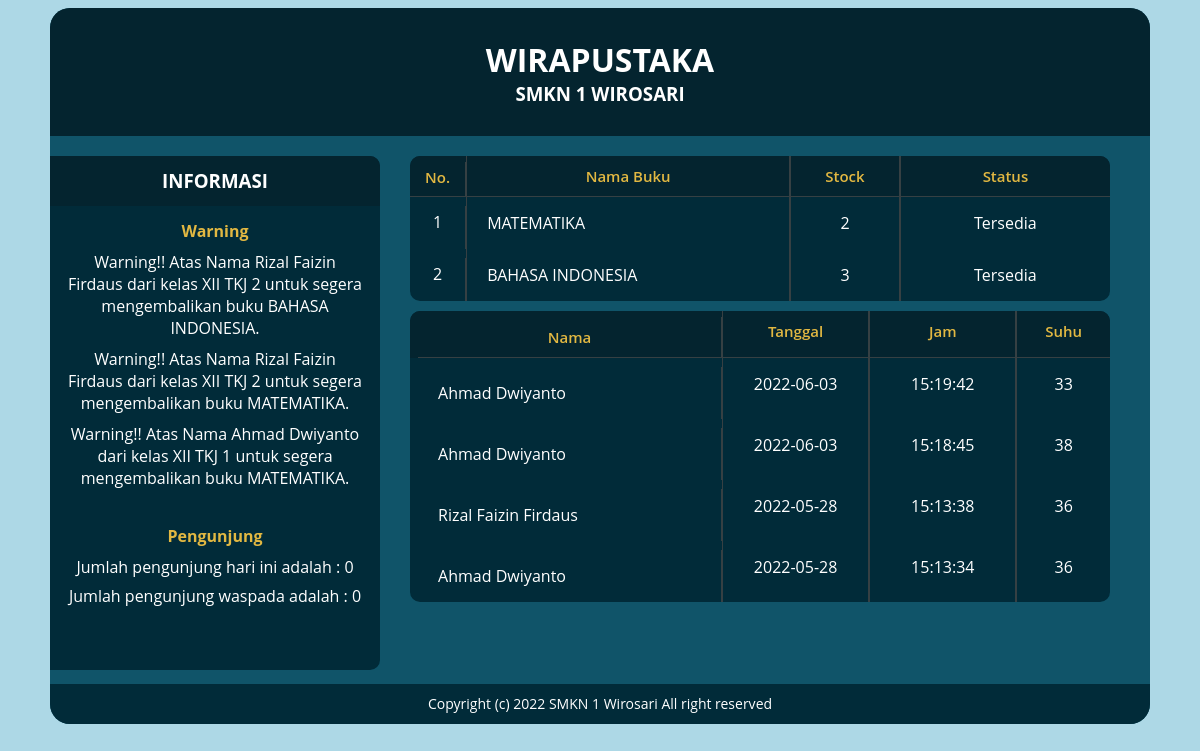
The page /PHP/index.php on the database as committed earlier.
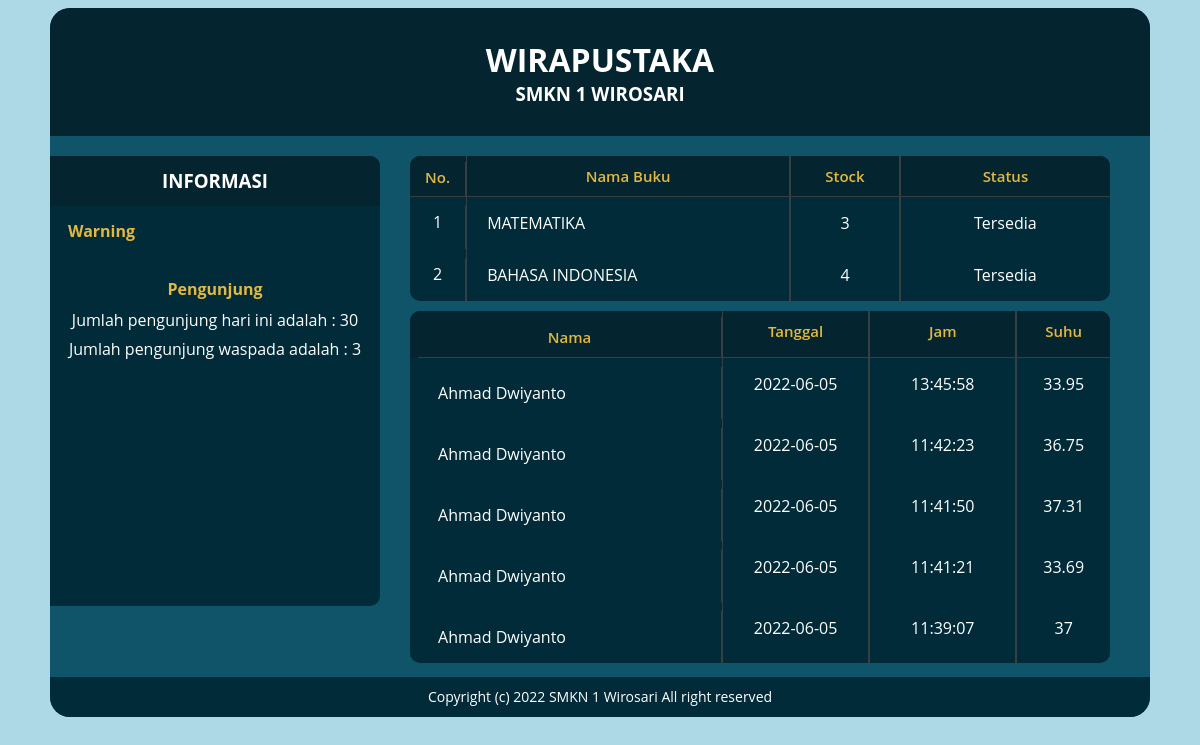
The same page on the database as committed later.
### tables this page shows
CREATE TABLE `peminjaman` (
  `kodePinjam` int(11) NOT NULL,
  `RFIDP` varchar(20) NOT NULL,
  `RFIDB` varchar(20) NOT NULL,
  `tanggalPinjam` date NOT NULL,
  `tanggalKembali` date NOT NULL,
  `warning` tinyint(1) NOT NULL
);

CREATE TABLE `anggota` (
  `RFIDP` varchar(10) NOT NULL,
  `namaAnggota` text NOT NULL,
  `kelas` varchar(11) NOT NULL,
  `email` varchar(75) NOT NULL
);

CREATE TABLE `mapel` (
  `idBuku` varchar(4) NOT NULL,
  `namaBuku` text NOT NULL
);

CREATE TABLE `absensi` (
  `id` int(11) NOT NULL,
  `RFIDP` varchar(10) NOT NULL,
  `tanggal` date NOT NULL,
  `jam` time NOT NULL,
  `suhu` float NOT NULL
);

### PHP/fungsi.php (called while the page is built, shortened)
<?php
$koneksi = mysqli_connect("127.0.0.1", "rizal", "rizal", "test4");
    $tanggal = date("Y-m-d");
function query($query){
	global $koneksi;
	$baris = [];
	$result =  mysqli_query($koneksi, $query);
	while ($bar = mysqli_fetch_assoc($result)) {
		$baris[] = $bar;
	}
	return $baris;
}
?>

### PHP/index.php (the view, shortened to what this page needs)
<?php
require 'fungsi.php';
?>
<!DOCTYPE html>
<html>
<head>
	<link rel="stylesheet" type="text/css" href="style.css">
</head>
<body>
<div class="container">
	<div class="header">
		<h1>WIRAPUSTAKA</h1>
		<h3>SMKN 1 WIROSARI</h3>
	</div>
	<div class="sidebar">
		<div class="informasi">
				<h3>INFORMASI</h1>
		</div>
		<div class="warning">
			<table>
				<tr>
					<th>Warning</th>
				</tr>
				<?php
				$warning = query("SELECT peminjaman.RFIDP, peminjaman.RFIDB, buku.idBuku, mapel.namaBuku, kelas,  namaAnggota, tanggalPinjam, tanggalKembali, '$tanggal' AS tgl_sekarang, datediff('$tanggal', tanggalPinjam) AS selisih FROM peminjaman, anggota, buku, mapel WHERE peminjaman.RFIDP=anggota.RFIDP AND peminjaman.RFIDB=buku.RFIDB AND buku.idBuku=mapel.idBuku AND datediff('$tanggal', tanggalPinjam) >= 7 AND tanggalKembali LIKE '0000-00-00' "); ?>
					<?php foreach ($warning as $oneView) : ?>
					<tr>
						<td><marquee direction="left"><?php printf("Warning!! Atas Nama %s dari kelas %s untuk segera mengembalikan buku %s.",$oneView["namaAnggota"], $oneView["kelas"], $oneView["namaBuku"]); ?></marquee></td>
					</tr>
					<?php endforeach; ?>
			</table>
		</div>
		<div class="pengunjung">
			<table>
				<tr>
					<th>Pengunjung</th>
				</tr>
				<?php
				$jumlahPengunjung = query("SELECT COUNT(*) FROM absensi WHERE tanggal='$tanggal'")[0]["COUNT(*)"];
				$jumlahPengunjungWaspada = query("SELECT COUNT(*) FROM absensi WHERE tanggal='$tanggal' AND suhu > 36")[0]["COUNT(*)"]; ?>
				<td><?= "Jumlah pengunjung hari ini adalah : ",$jumlahPengunjung; ?></td>
				 <td><?= "Jumlah pengunjung waspada adalah : ",$jumlahPengunjungWaspada; ?></td>
			</table>
		</div>
	</div>
	<div class="conten1">
		<table class="tb1">
			<tr class="trUpper">
				<th>No.</th>
				<th>Nama Buku</th>
				<th>Stock</th>
				<th>Status</th>
			</tr>
			<?php
			$namaBuku = query("SELECT * FROM mapel");
			$i = 1;
			foreach ($namaBuku as $oneView) : ?>
			<tr class="trLower">
				<td><?= $i; ?> </td>
				<td><?= $oneView["namaBuku"]; ?></td>
				<?php
					$mapel = $oneView["idBuku"];
					$stock = query("SELECT COUNT(*) FROM buku WHERE idBuku = '$mapel' AND status = '1'")[0]["COUNT(*)"];
				  ?>
				<td><?= $stock ?></td>
				<?php
				if ($stock > 0) {
					$stat = 'Tersedia';
				} else {
					$stat = 'Kosong';
				}?>
				<td><?= $stat; ?></td>
			</tr>
			<?php $i++; endforeach; ?>
		</table>
	</div>
	<div class="conten2">
		<table class="tb2">
			<tr class="trUpper">
				<th>Nama</th>
				<th>Tanggal</th>
				<th>Jam</th>
				<th>Suhu</th>
			</tr>
			<?php
			$absen = query("SELECT * FROM absensi, anggota WHERE absensi.RFIDP=anggota.RFIDP ORDER BY id DESC LIMIT 5");
			foreach ($absen as $oneView) : ?>
				<tr class="trLower">
					<td><?= $oneView["namaAnggota"]; ?></td>
					<td><?= $oneView["tanggal"]; ?></td>
					<td><?= $oneView["jam"]; ?></td>
					<td><?= $oneView["suhu"]; ?></td>
				</tr>
				<?php endforeach; ?>
		</table>
	</div>
	<div class="copyright">
		<p>Copyright (c) 2022 SMKN 1 Wirosari All right reserved</p>
	</div>
</div>
</body>
</html>

### PHP/style.css (style rules this page uses)
body { background: lightblue; font-family: 'Open Sans', sans-serif; color: white; text-align: center; }
.container { width: 1100px; background-color: #105469; margin: auto; z-index: -9990; border-radius: 20px; }
.header { padding: 30px; background-color: #04242f; margin-bottom: 20px; border-radius: 20px 20px 0 0; }
.sidebar { width: 330px; min-height: 450px; background-color: #012B39; box-sizing: border-box; float: left; border-radius: 0 10px 10px 0; }
.sidebar .informasi { background-color: #04242f; border-radius: 0 10px 0 0; position: absolute; height: 50px; width: 330px; }
.sidebar .informasi h3 { margin-top: 12px; }
.sidebar .warning { margin-top: 60px; margin-left: auto; margin-right: auto; width: 300px; }
.sidebar .warning th { display: inline-block; text-align: center; margin-left: auto; margin-right: auto; }
.sidebar .pengunjung { margin: 30px auto; width: 300px; }
.sidebar .pengunjung td { margin-top: 5px; }
.sidebar .pengunjung td:last-child { margin-bottom: 30px; }
.sidebar th { color: #E2B842; }
.conten1 { margin-right: 40px; float: right; width: 700px; box-sizing: border-box; }
.conten2 { margin-top: 10px; margin-right: 40px; float: right; width: 700px; box-sizing: border-box; }
.sidebar td { display: inline-block; }
.copyright { height: 40px; width: 100%; margin: auto; background-color: #012B39; border-radius: 0 0 20px 20px; }
.copyright p { padding-top: 10px; color: white; font-size: 14px; font-family: 'Open Sans', sans-serif; }
.header h3 { color: white; text-align: center; font-family: 'Open Sans', sans-serif; margin: 0; }
.header h1 { color: white; text-align: center; font-family: 'Open Sans', sans-serif; margin: 0; }
.tb1 { background: #012B39; border-radius: 10px; border-collapse: collapse; table-layout: fixed; width: 700px; text-align: center; margin-left: auto; margin-right: auto; box-sizing: border-box; }
.tb1 tr th { border-right: 1px solid #364043; border-left: 1px solid #364043; border-bottom: 1px solid #364043; color: #E2B842; font-size: 15px; font-weight: 600; padding: 10px 20px; }
.tb1 tr th:first-child { border-left: 0px solid #364043; margin-top: 6px; padding: 5px; width: 8%; }
.tb1 tr th:nth-child(2) { width: 50%; }
.tb1 tr th:nth-child(3) { width: 12%; }
.tb1 tr th:last-child { border-right: 0px solid #364043; width: 30%; }
.tb1 tr td { border-right: 1px solid #364043; border-left: 1px solid #364043; color: #fff; font-weight: 400; padding: 15px 20px; }
.tb1 tr td:first-child { border-left: 0px solid #364043; margin-top: 9px; padding: 5px; width: 8%; }
.tb1 tr td:nth-child(2) { width: 50%; text-align: left; }
.tb1 tr td:nth-child(3) { width: 12%; }
.tb1 tr td:last-child { border-right: 0px solid #364043; width: 30%; }
.tb1 tr { display: flex; }
.tb1 .trUpper { background-color: #04242f; border-radius: 10px 10px 0 0; transition: background 0.25s ease; }
.tb1 .trLower { transition: background 0.25s ease; }
.tb2 { background: #012B39; border-radius: 10px; border-collapse: collapse; table-layout: fixed; width: 700px; text-align: center; margin-left: auto; margin-right: auto; box-sizing: border-box; }
.tb2 tr th { border-right: 1px solid #364043; border-left: 1px solid #364043; border-bottom: 1px solid #364043; color: #E2B842; font-size: 15px; font-weight: 600; padding: 10px 20px; }
.tb2 tr th:first-child { border-left: 0px solid #364043; margin-top: 6px; margin-left: 8px; width: 50%; }
.tb2 tr th:nth-child(2) { width: 20%; }
.tb2 tr th:nth-child(3) { width: 20%; }
.tb2 tr th:last-child { border-right: 0px solid #364043; width: 10%; }
.tb2 tr td { border-right: 1px solid #364043; border-left: 1px solid #364043; color: #fff; font-weight: 400; padding: 15px 20px; }
.tb2 tr td:first-child { text-align: left; border-left: 0px solid #364043; margin-top: 9px; margin-left: 8px; width: 50%; }
.tb2 tr td:nth-child(2) { width: 20%; }
.tb2 tr td:nth-child(3) { width: 20%; }
.tb2 tr td:last-child { border-right: 0px solid #364043; width: 10%; }
.tb2 tr { display: flex; }
.tb2 .trUpper { background-color: #04242f; border-radius: 10px 10px 0 0; transition: background 0.25s ease; }
.tb2 .trLower { transition: background 0.25s ease; }
.sidebar .warning td { margin-top: 5px; }

Rows that differ between the two databases and show on the page:
removed peminjaman: RFIDP.namaAnggota "Rizal Faizin Firdaus", RFIDP.kelas "XII TKJ 2", mapel.namaBuku "BAHASA INDONESIA"
removed peminjaman: RFIDP.namaAnggota "Rizal Faizin Firdaus", RFIDP.kelas "XII TKJ 2", mapel.namaBuku "MATEMATIKA"
removed peminjaman: RFIDP.namaAnggota "Ahmad Dwiyanto", RFIDP.kelas "XII TKJ 1", mapel.namaBuku "MATEMATIKA"
no longer on this page (row unchanged): absensi: RFIDP.namaAnggota "Ahmad Dwiyanto", tanggal "2022-06-03", jam "15:19:42", suhu "33"
no longer on this page (row unchanged): absensi: RFIDP.namaAnggota "Ahmad Dwiyanto", tanggal "2022-06-03", jam "15:18:45", suhu "38"
no longer on this page (row unchanged): absensi: RFIDP.namaAnggota "Rizal Faizin Firdaus", tanggal "2022-05-28", jam "15:13:38", suhu "36"
no longer on this page (row unchanged): absensi: RFIDP.namaAnggota "Ahmad Dwiyanto", tanggal "2022-05-28", jam "15:13:34", suhu "36"
computed for mapel "MATEMATIKA": stock "2" → "3"
computed for mapel "BAHASA INDONESIA": stock "3" → "4"
added absensi: RFIDP.namaAnggota "Ahmad Dwiyanto", tanggal "2022-06-05", jam "13:45:58", suhu "33.95"
added absensi: RFIDP.namaAnggota "Ahmad Dwiyanto", tanggal "2022-06-05", jam "11:42:23", suhu "36.75"
added absensi: RFIDP.namaAnggota "Ahmad Dwiyanto", tanggal "2022-06-05", jam "11:41:50", suhu "37.31"
added absensi: RFIDP.namaAnggota "Ahmad Dwiyanto", tanggal "2022-06-05", jam "11:41:21", suhu "33.69"
added absensi: RFIDP.namaAnggota "Ahmad Dwiyanto", tanggal "2022-06-05", jam "11:39:07", suhu "37"
Other text that changed with them:
$jumlahPengunjung: "0" → "30"
$jumlahPengunjungWaspada: "0" → "3"
